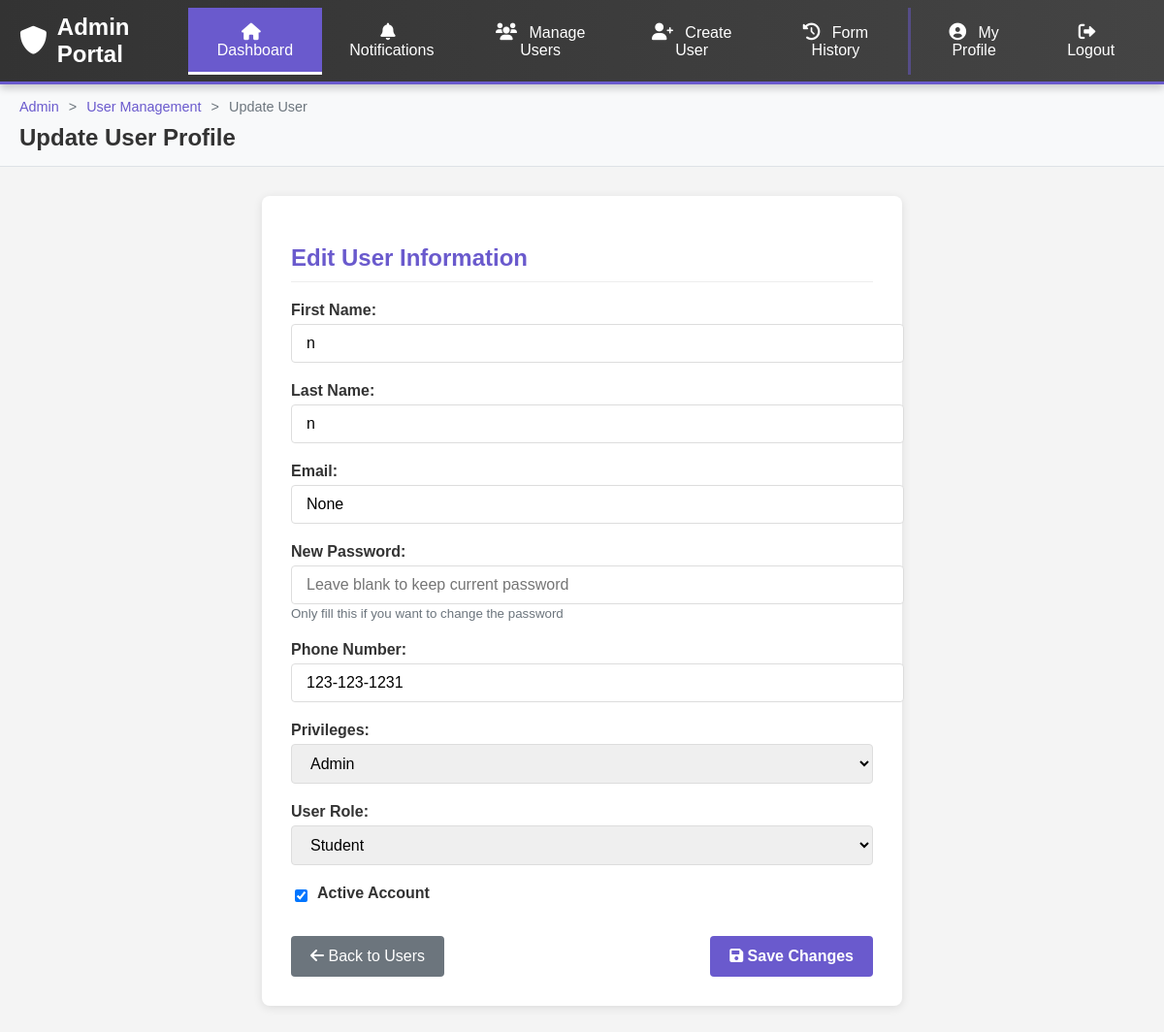
/update/1, run on an earlier commit of the app's database.
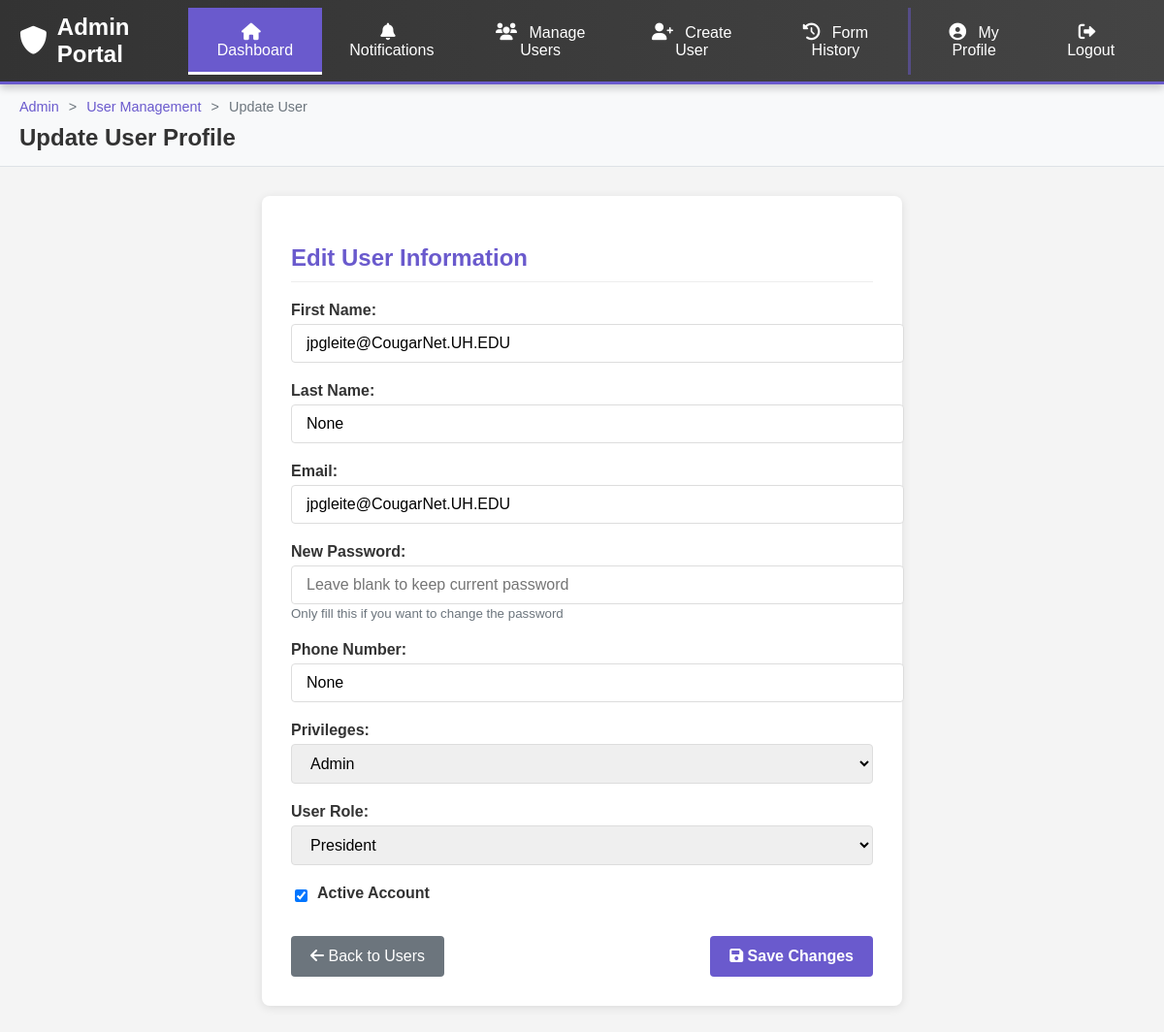
And on a later commit of the database.
### main.py (models this page shows, shortened)
class Profile(db.Model):
    id = db.Column(db.Integer, primary_key=True)
    first_name = db.Column(db.String(20), nullable=True)
    last_name = db.Column(db.String(20), nullable=True)
    active = db.Column(db.Boolean, default=True, nullable=True)
    pass_word = db.Column(db.String(200), nullable=False)  # Hashed passwords
    privilages_ = db.Column(db.String(20), default='user')
    user_roles = db.relationship('UserRole', back_populates='user')
    email_ = db.Column(db.String(100), nullable=True)
    usertokenid = db.Column(db.String(100), nullable=True)
    bio = db.Column(db.Text, nullable=True)
    phoneN_ = db.Column(db.String(200), nullable=True)
    address = db.Column(db.String(200), nullable=True)
    enroll_status = db.Column(db.String(200), nullable=True)
    date_created = db.Column(db.DateTime, default=datetime.utcnow)

class Role(db.Model):
    __tablename__ = 'roles'
    id = db.Column(db.Integer, primary_key=True)
    name = db.Column(db.String(50), unique=True)  # student, department_chair, president
    level = db.Column(db.Integer)  # 1=student, 2=chair, 3=president
    user_roles = db.relationship('UserRole', back_populates='role')

### main.py (the view, shortened to what this page needs)
@app.route('/update/<int:id>', methods=['GET', 'POST'])
def update_user(id):
    user = Profile.query.get(id)
    if not user:
        return "User not found", 404
    current_role = None
    if user.user_roles:  # Check if user has any roles
        current_role = user.user_roles[0].role.name if user.user_roles else 'student'
    return render_template('update.html',
                         profile=user,
                         current_role=current_role)

### main.py (called while the page is built)
@app.before_request
def check_user_active():
    user_id = session.get('user_id')
    if user_id:
        user = Profile.query.get(user_id)
        if user and not user.active and user.privilages_ != 'admin':
            session.clear()  # Clear session to prevent further access
            return redirect(url_for('deactivated'))  # Redirect to a deactivated page

### templates/update.html (shortened to what the changed rows need)
<!DOCTYPE html>
<html lang="en">
<head>
    <link rel="stylesheet" href="https://cdnjs.cloudflare.com/ajax/libs/font-awesome/6.0.0/css/all.min.css">
    <link rel="stylesheet" href="{{ url_for('static', filename='css/admin_navbar.css') }}">
</head>
<body>
    <div class="page-header">
        <h2>Update User Profile</h2>
    </div>
    <div class="form-container">
        <h2>Edit User Information</h2>
        <form method="POST">
            <div class="form-group">
                <label for="first_name">First Name:</label>
                <input type="text" id="first_name" name="first_name" value="{{ profile.first_name }}" required>
            </div>
            <div class="form-group">
                <label for="last_name">Last Name:</label>
                <input type="text" id="last_name" name="last_name" value="{{ profile.last_name }}" required>
            </div>
            <div class="form-group">
                <label for="email">Email:</label>
                <input type="email" id="email" name="email" value="{{ profile.email_ }}" required>
            </div>
            <div class="form-group">
                <label for="phoneN_">Phone Number:</label>
                <input type="text" id="phoneN_" name="phoneN_" value="{{ profile.phoneN_ }}" required>
            </div>
            <div class="form-group">
                <label for="privileges">Privileges:</label>
                <select id="privileges" name="privileges">
                    <option value="admin" {% if profile.privilages_=="admin" %}selected{% endif %}>Admin</option>
                </select>
            </div>
            <div class="form-group">
                <label for="user_roles">User Role:</label>
                <select id="user_roles" name="user_roles" class="form-control">
                    <option value="student"
                            {% if current_role == 'student' %}selected{% endif %}>
                        Student
                    </option>
                    <option value="president"
                            {% if current_role == 'president' %}selected{% endif %}>
                        President
                    </option>
                </select>
            </div>
            <div class="form-group checkbox-group">
                <input type="checkbox" id="active" name="active" {% if profile.active %}checked{% endif %}>
                <label for="active">Active Account</label>
            </div>
        </form>
    </div>
</body>
</html>

What changed in the data, as far as the page shows it:
changed Profile "None": first_name "n" → "jpgleite@CougarNet.UH.EDU"; last_name "n" → "None"; email "None" → "jpgleite@CougarNet.UH.EDU"; phoneN_ "123-123-1231" → "None"
added Role: user_roles "President"
Also different on the page:
form field user_roles: "Student" → (not shown)
